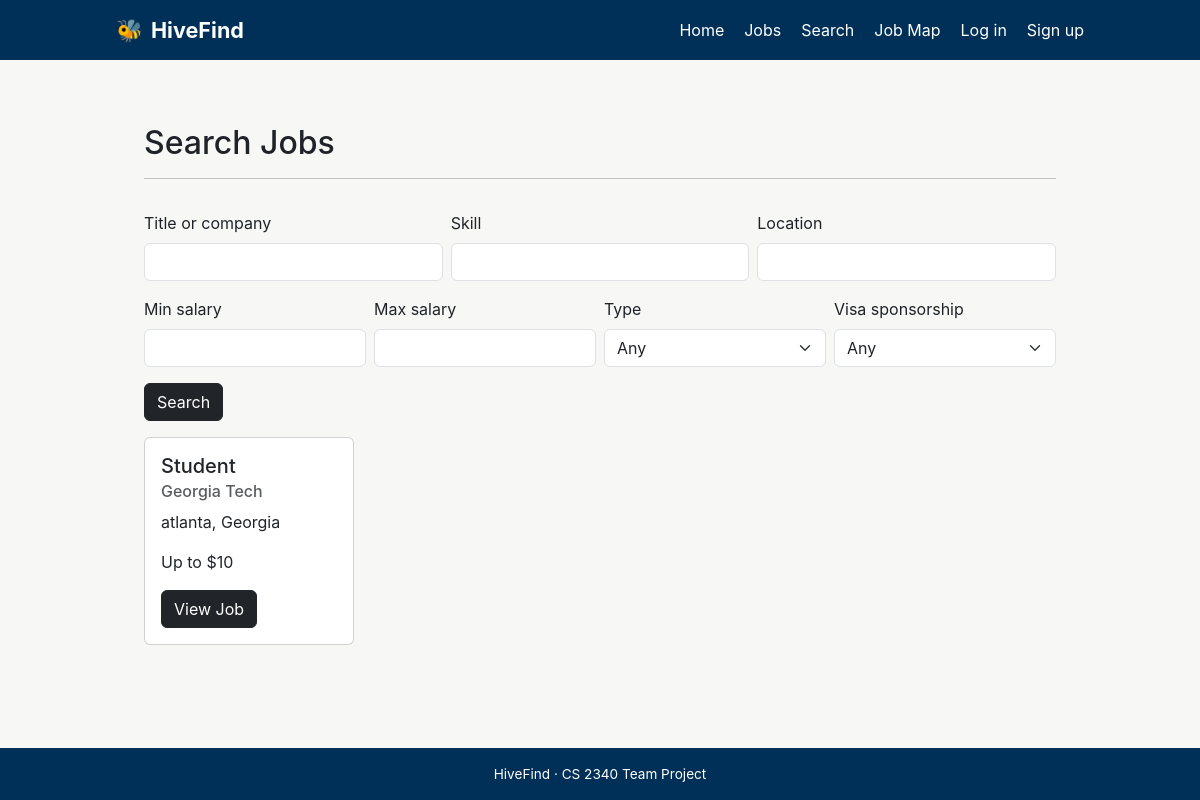
The page /jobs/search/ on the database as committed earlier.
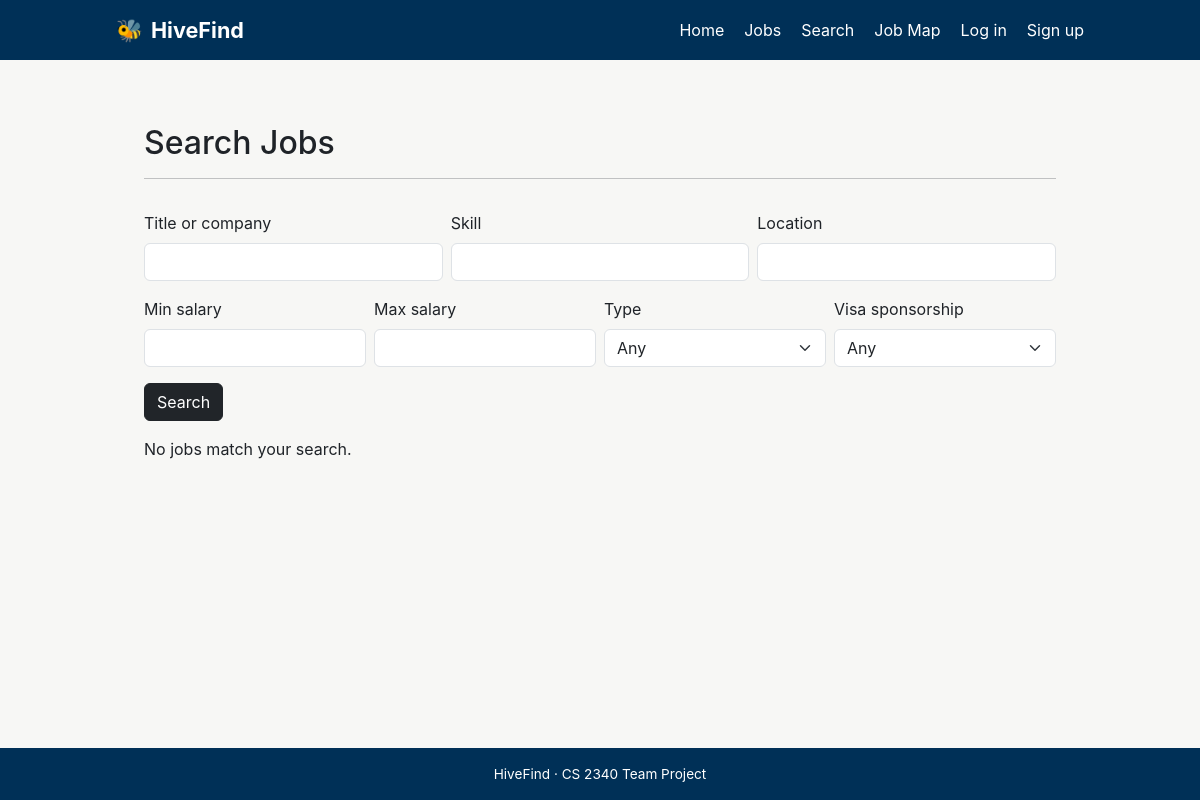
The same page on the database as committed later.
### jobs/models.py (models this page shows, shortened)
class Job(models.Model):
    title = models.CharField(max_length=150)
    company = models.CharField(max_length=150)
    description = models.TextField(blank=True)
    address = models.CharField(max_length=255, blank=True)
    city = models.CharField(max_length=100, blank=True)
    state = models.CharField(max_length=100, blank=True)
    latitude = models.FloatField()
    longitude = models.FloatField()
    salary_min = models.PositiveIntegerField(null=True, blank=True)
    salary_max = models.PositiveIntegerField(null=True, blank=True)
    is_remote = models.BooleanField(default=False)
    visa_sponsorship = models.BooleanField(default=False)
    skills = models.ManyToManyField('accounts.Skill', blank=True)
    posted_by = models.ForeignKey(
        settings.AUTH_USER_MODEL,
        on_delete=models.SET_NULL,
        null=True,
        blank=True,
        related_name='jobs',
    )
    created_at = models.DateTimeField(auto_now_add=True)
    is_active = models.BooleanField(default=True)
    class Meta:
        ordering = ['-created_at']
    def salary_display(self):
        if self.salary_min and self.salary_max:
            return f'${self.salary_min:,} - ${self.salary_max:,}'
        if self.salary_min:
            return f'From ${self.salary_min:,}'
        if self.salary_max:
            return f'Up to ${self.salary_max:,}'
        return 'Not specified'

### jobs/views.py (the view)
# urls.py: path('search/', views.job_search, name='jobs.search'),
def job_search(request):
    jobs = Job.objects.filter(is_active=True)
    title = request.GET.get('title', '')
    skill = request.GET.get('skill', '')
    location = request.GET.get('location', '')
    salary_min = request.GET.get('salary_min', '')
    salary_max = request.GET.get('salary_max', '')
    job_type = request.GET.get('job_type', '')
    visa = request.GET.get('visa', '')
    if title:
        jobs = jobs.filter(Q(title__icontains=title) | Q(company__icontains=title))
    if skill:
        jobs = jobs.filter(skills__name__icontains=skill)
    if location:
        jobs = jobs.filter(Q(city__icontains=location) | Q(state__icontains=location) | Q(address__icontains=location))
    if salary_min:
        jobs = jobs.filter(salary_max__gte=salary_min)
    if salary_max:
        jobs = jobs.filter(salary_min__lte=salary_max)
    if job_type == 'remote':
        jobs = jobs.filter(is_remote=True)
    elif job_type == 'onsite':
        jobs = jobs.filter(is_remote=False)
    if visa == 'yes':
        jobs = jobs.filter(visa_sponsorship=True)
    template_data = {}
    template_data['title'] = 'Search Jobs'
    template_data['jobs'] = jobs.distinct()
    template_data['filters'] = request.GET
    return render(request, 'jobs/search.html', {'template_data': template_data})

### jobs/templates/jobs/search.html (shortened to what this page needs)
{% extends 'hivefind/base.html' %}
{% block content %}
{% load static %}
<div class="p-3">
  <div class="container">
    <div class="row mt-3">
      <div class="col mx-auto mb-3">
        <h2>Search Jobs</h2>
        <hr />
      </div>
    </div>
    <form method="get" action="{% url 'jobs.search' %}">
      <div class="row g-2 mb-3">
        <div class="col-md-4">
          <label class="form-label">Title or company</label>
          <input type="text" name="title" class="form-control" value="{{ template_data.filters.title }}">
        </div>
        <div class="col-md-4">
          <label class="form-label">Skill</label>
          <input type="text" name="skill" class="form-control" value="{{ template_data.filters.skill }}">
        </div>
        <div class="col-md-4">
          <label class="form-label">Location</label>
          <input type="text" name="location" class="form-control" value="{{ template_data.filters.location }}">
        </div>
      </div>
      <div class="row g-2 mb-3">
        <div class="col-md-3">
          <label class="form-label">Min salary</label>
          <input type="number" name="salary_min" class="form-control" value="{{ template_data.filters.salary_min }}">
        </div>
        <div class="col-md-3">
          <label class="form-label">Max salary</label>
          <input type="number" name="salary_max" class="form-control" value="{{ template_data.filters.salary_max }}">
        </div>
        <div class="col-md-3">
          <label class="form-label">Type</label>
          <select name="job_type" class="form-select">
            <option value="">Any</option>
          </select>
        </div>
        <div class="col-md-3">
          <label class="form-label">Visa sponsorship</label>
          <select name="visa" class="form-select">
            <option value="">Any</option>
          </select>
        </div>
      </div>
      <button type="submit" class="btn btn-dark mb-3">Search</button>
    </form>
    <div class="row">
      {% for job in template_data.jobs %}
      <div class="col-md-4 col-lg-3 mb-2">
        <div class="card h-100">
          <div class="card-body">
            <h5 class="card-title">{{ job.title }}</h5>
            <h6 class="card-subtitle mb-2 text-muted">{{ job.company }}</h6>
            <p class="card-text">{{ job.city }}, {{ job.state }}</p>
            <p class="card-text">{{ job.salary_display }}</p>
            <div class="mt-2">
              <a href="{% url 'jobs.show' id=job.id %}" class="btn btn-dark">View Job</a>
            </div>
          </div>
        </div>
      </div>
      {% empty %}
      <div class="col">
        <p>No jobs match your search.</p>
      </div>
      {% endfor %}
    </div>
  </div>
</div>
{% endblock content %}

Rows that differ between the two databases and show on the page:
no longer on this page (row edited): Job: title "Student", company "Georgia Tech", city "atlanta", state "Georgia", salary_display "Up to $10"
Other text that changed with them:
text now shown: "No jobs match your search."
